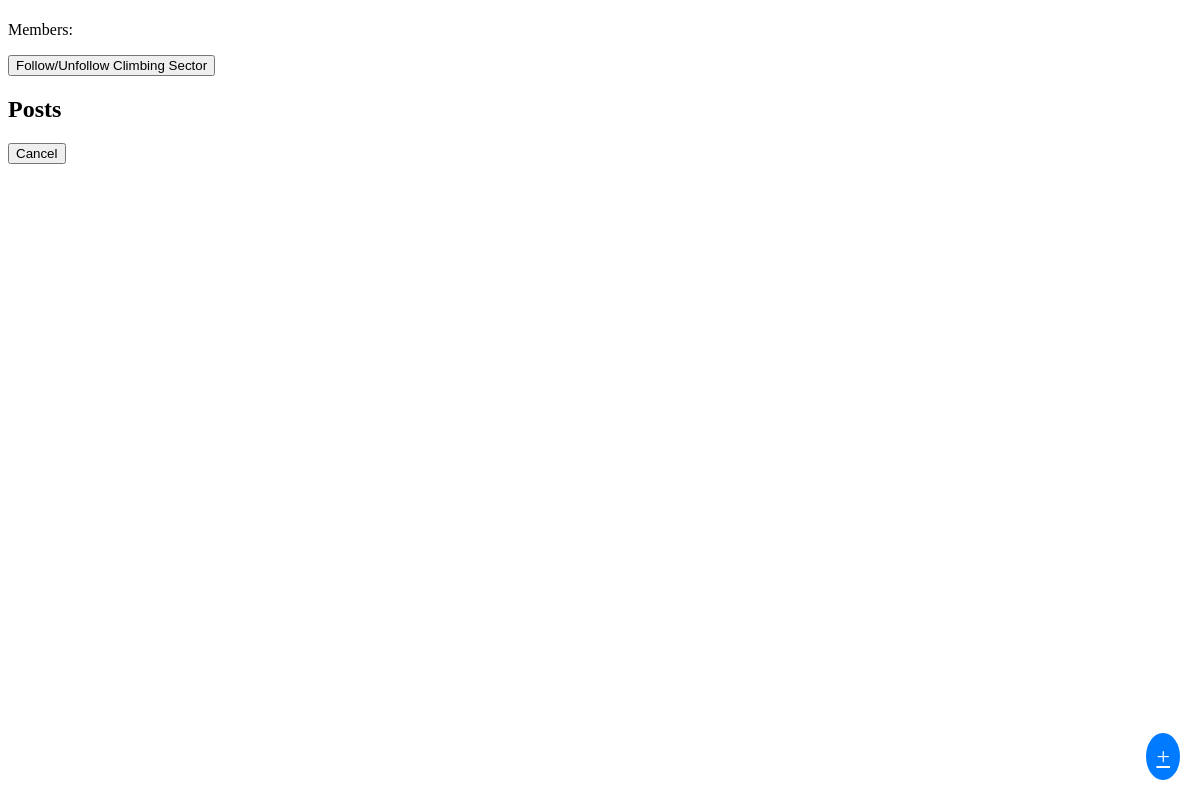
Page /thread/8 on the earlier database version.
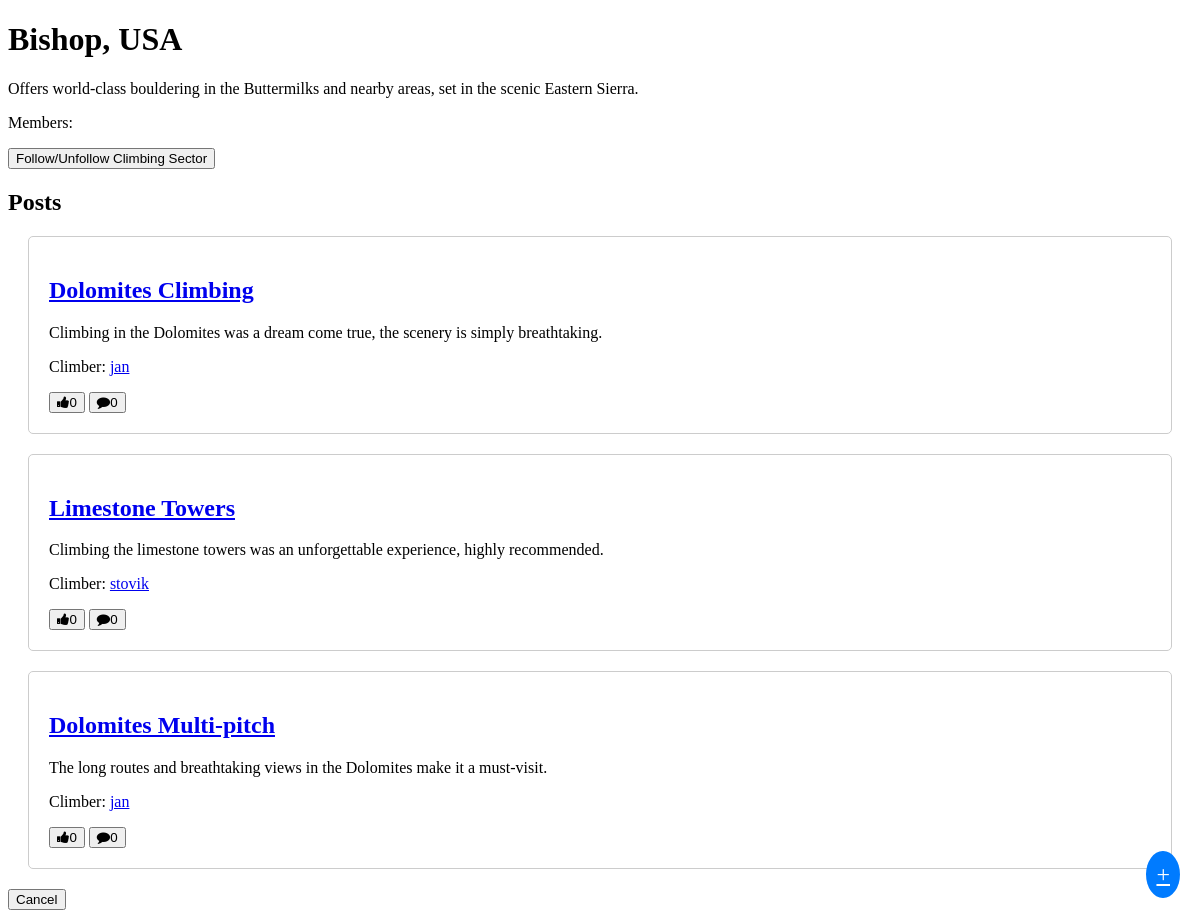
Same page on the later database version.
### tables this page shows
CREATE TABLE threats (
    id INTEGER PRIMARY KEY,
    name TEXT,
    description TEXT
);

CREATE TABLE posts (
    id INTEGER PRIMARY KEY,
    title TEXT,
    body TEXT,
    created_at TIMESTAMP DEFAULT CURRENT_TIMESTAMP,
    likes INT DEFAULT 0,
    user_id INT,
    threat_id INT,
    comments INT DEFAULT 0,
    image_path TEXT,
    FOREIGN KEY (user_id) REFERENCES users(id),
    FOREIGN KEY (threat_id) REFERENCES threats(id)

);

CREATE TABLE users (
    id INTEGER PRIMARY KEY,
    username TEXT,
    email TEXT,
    password TEXT
);

### app.py (the view)
@app.route('/thread/<thread_id>')
def thread(thread_id):
    db = DatabaseWorker('database.db')
    thread = db.search(f"SELECT * FROM threats WHERE id={thread_id}")
    posts = db.search(f"SELECT posts.*, users.username FROM posts JOIN users ON posts.user_id = users.id WHERE posts.threat_id={thread_id}", multiple=True)
    members = db.search(f"SELECT users.username FROM memberships JOIN users ON memberships.user_id = users.id WHERE threat_id={thread_id}", multiple=True)
    members = ", ".join([m[0] for m in members])
    posts.reverse()
    return render_template('thread.html', thread=thread, posts=posts, members=members)

### database_worker.py (called while the page is built)
    def search(self, query, multiple=False):
        result = self.cursor.execute(query)
        if multiple:
            return result.fetchall() # returns multiple valuses in a list
        else:
            return result.fetchone() # returns a singele value

### templates/thread.html (shortened to what this page needs)
<!DOCTYPE html>
<html>
<head>
    <link rel="stylesheet" href="https://cdn.jsdelivr.net/npm/cirrus-ui/dist/cirrus.min.css">
    <link rel="stylesheet" href="/static/style.css">
    <link rel="stylesheet" href="https://cdnjs.cloudflare.com/ajax/libs/font-awesome/4.7.0/css/font-awesome.min.css">
</head>
<body>
    <h1>{{ thread[1] }}</h1>
    <div>{{ thread[2] }}</div>
    <p>Members: {{ members }}</p>
    <button type="button" class="btn-light" onclick="window.location.href='/follow/thread/{{ thread[0] }}'">Follow/Unfollow Climbing Sector</button>
    <h2>Posts</h2>
    {% for post in posts %}
    <div class="post">
        <h2><a href="/post/{{ post[0] }}">{{ post[1] }}</a></h2>
        <p>{{ post[2] }}</p>
        <p>Climber: <a href="/profile/{{ post[5] }}">{{ post[9] }}</a></p>
        <button type="button" class="btn-transparent" onclick="window.location.href='/like/{{ post[0] }}'"><i class="fa fa-thumbs-up"></i>{{ post[4] }}</button>
        <button type="button" class="btn-transparent"><i class="fa fa-comment"></i>{{ post[7] }}</button>
    </div>
    {% endfor %}
    <button type="button" class="cancelbtn" onclick="window.location.href='/home'">Cancel</button>
    <a href="/create" class="create-button">+</a>
</body>
</html>

### static/style.css (style rules this page uses)
.create-button { position: fixed; bottom: 20px; right: 20px; font-size: 24px; padding: 10px; border-radius: 50%; background-color: #007bff; color: white; text-align: center; }
.post { margin: 20px; padding: 20px; border: 1px solid #ccc; border-radius: 5px; }

Differences in the rows shown:
added threats: name "Bishop, USA", description "Offers world-class bouldering in the Buttermilks and nearby areas, set in the scenic Eastern Sierra."
added posts: title "Dolomites Climbing", body "Climbing in the Dolomites was a dream come true, the scenery is simply breathtaking.", username "jan", likes "0", comments "0"
added posts: title "Limestone Towers", body "Climbing the limestone towers was an unforgettable experience, highly recommended.", username "stovik", likes "0", comments "0"
added posts: title "Dolomites Multi-pitch", body "The long routes and breathtaking views in the Dolomites make it a must-visit.", username "jan", likes "0", comments "0"
